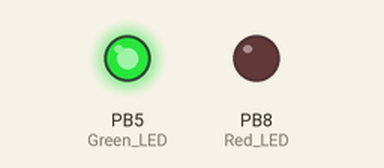
Simulated run of this sketch. Board: STM32 Blue Pill. Parts: output pins drawn as LEDs (lit = HIGH). No radio packets arrive unless stated.

Above: at 0.5 s.
At 3.5 s:
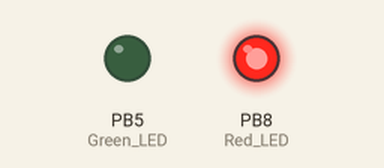
Timing chart, 0 to 7.9 s (numbered marks = the images above):
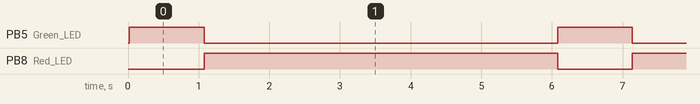

The sketch:

LT1_Sender.ino
```cpp
// LT1 Receiver example to be used with 433 MHz with initial settings
// User is responsible for respecting the regulations in the region

#include <SPI.h>
#include <LoRa.h>

HardwareSerial Serial1(PB7, PB6);

const int CS_LoRa = PA8;     // Pin 38 - LoRa radio chip select
const int irqPin = PA9;      // change for your board; must be a hardware interrupt pin
const int resetPin = PA10;   // Pin 61 - LoRa radio reset; This is 9 in Library .h file

int counter = 0;

void setup() {

  Serial1.begin(115200);
  while (!Serial);

  SPI.begin();

  pinMode(PB5, OUTPUT);  // Green LED
  pinMode(PB8, OUTPUT);  // Red LED

  SPI.setSCLK(PA_5);
  SPI.setMISO(PA_6);
  SPI.setMOSI(PA_7);

  Serial1.println("LoRa Sender");
  LoRa.setPins(CS_LoRa, resetPin, irqPin);

  if (!LoRa.begin(433E6)) {
    Serial1.println("Starting LoRa failed!");
    while (1);
  }

  // ranges from 6-12,default 7 see API docs. Higher SF, longer range and slower
  LoRa.setSpreadingFactor(7);
  //  TX Power: 14-20; Default is 17
  LoRa.setTxPower(18);
  //  10.4E3, 15.6E3, 20.8E3, 31.25E3, 41.7E3, 62.5E3, 125E3, 250E3; ; Default is 125kHz
  LoRa.setSignalBandwidth(125E3);

}

void loop() {
  digitalWrite(PB5, HIGH);
  digitalWrite(PB8, LOW);

  Serial1.print("LT1(Transmitter) sends: Hello ");
  Serial1.println(counter);

  // send packet
  LoRa.beginPacket();
  LoRa.print("Hello ");
  LoRa.print(counter);
  LoRa.endPacket();
      Serial1.println("\naaaaaaaaaaa");


  counter++;

  delay(1000);
  digitalWrite(PB5, LOW);
  digitalWrite(PB8, HIGH);

  delay(5000);

}
```

Measured:
- by itself, PB5 (Green_LED): alternates HIGH for 1.1 s and LOW for 5.0 s
- by itself, PB8 (Red_LED): alternates HIGH for 5.0 s and LOW for 1.1 s
